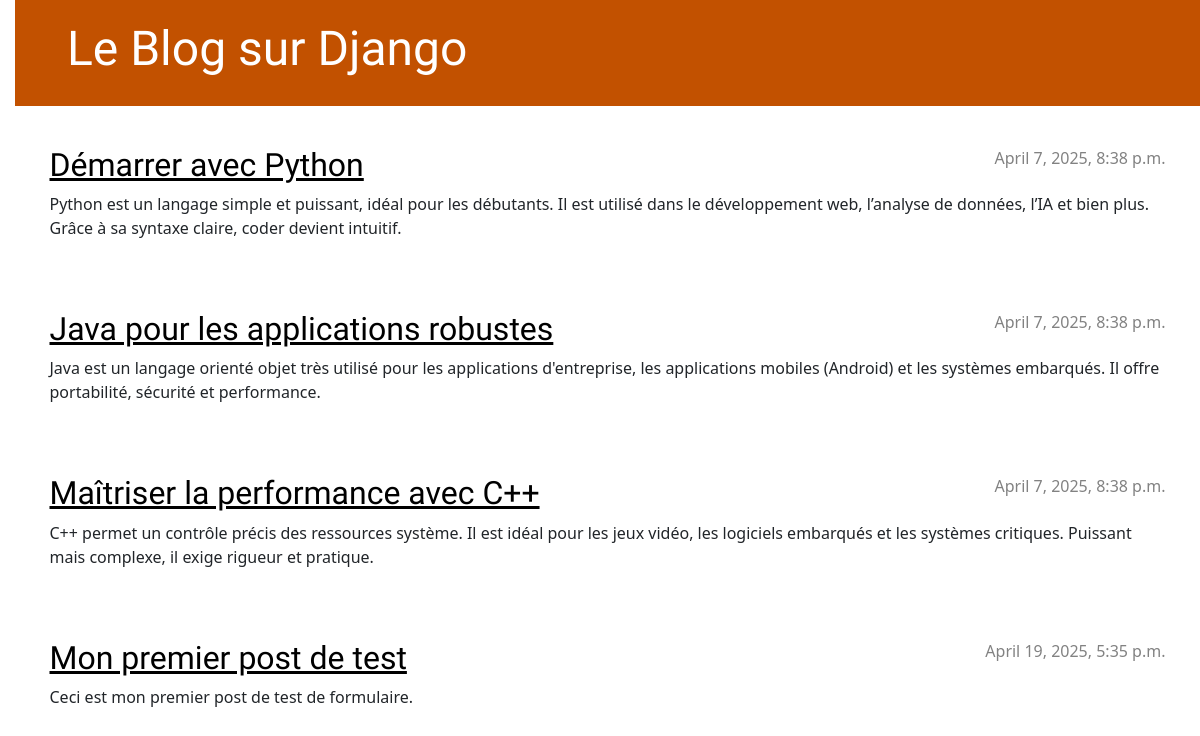
The page / on the database its author committed.
### blog/models.py (models this page shows, shortened)
class Post(models.Model):
    auteur = models.ForeignKey(settings.AUTH_USER_MODEL, on_delete=models.CASCADE)
    titre = models.CharField(max_length=200)
    texte = models.TextField()
    created_date = models.DateTimeField(default=timezone.now)
    published_date = models.DateTimeField(blank=True, null=True)

### blog/views.py (the view)
# urls.py: path('' , views.post_list , name = 'post_list'),
def post_list(request):
    posts = Post.objects.filter(published_date__lte = timezone.now()).order_by('published_date')
    return render(request,'blog/post_list.html',{'posts':posts})

### blog/templates/blog/post_list.html
{% extends 'blog/base.html' %}
{% block content %}
    {% for post in posts %}
        <article class="post">
            <time class="date">
                {{ post.published_date }}
            </time>
            <h2><a href="{% url 'post_detail' pk=post.pk %}">{{ post.titre }}</a></h2>
            <p>{{ post.texte|linebreaksbr }}</p>
        </article>
    {% endfor %}
{% endblock %}

### blog/static/css/blog.css (style rules this page uses)
h1 a, h2 a { color: #C25100; font-family: 'Lobster'; }
body { padding-left: 15px; }
h1, h2, h3, h4 { font-family: 'Lobster', cursive; }
.date { color: #828282; }
.post { margin-bottom: 70px; }
.post h2 a, .post h2 a:visited { color: #000000; }
.post > .date, .post > .actions { float: right; }

### rows shown on the page
Post: published_date "April 7, 2025, 8:38 p.m.", titre "Démarrer avec Python", texte "Python est un langage simple et puissant, idéal pour les débutants. Il est utilisé dans le développement web, l’analyse de données, l’IA et bien plus. Grâce à sa syntaxe claire, coder devient intuitif."
Post: published_date "April 7, 2025, 8:38 p.m.", titre "Java pour les applications robustes", texte "Java est un langage orienté objet très utilisé pour les applications d'entreprise, les applications mobiles (Android) et les systèmes embarqués. Il offre portabilité, sécurité et performance."
Post: published_date "April 7, 2025, 8:38 p.m.", titre "Maîtriser la performance avec C++", texte "C++ permet un contrôle précis des ressources système. Il est idéal pour les jeux vidéo, les logiciels embarqués et les systèmes critiques. Puissant mais complexe, il exige rigueur et pratique."
Post: published_date "April 19, 2025, 5:35 p.m.", titre "Mon premier post de test", texte "Ceci est mon premier post de test de formulaire."
